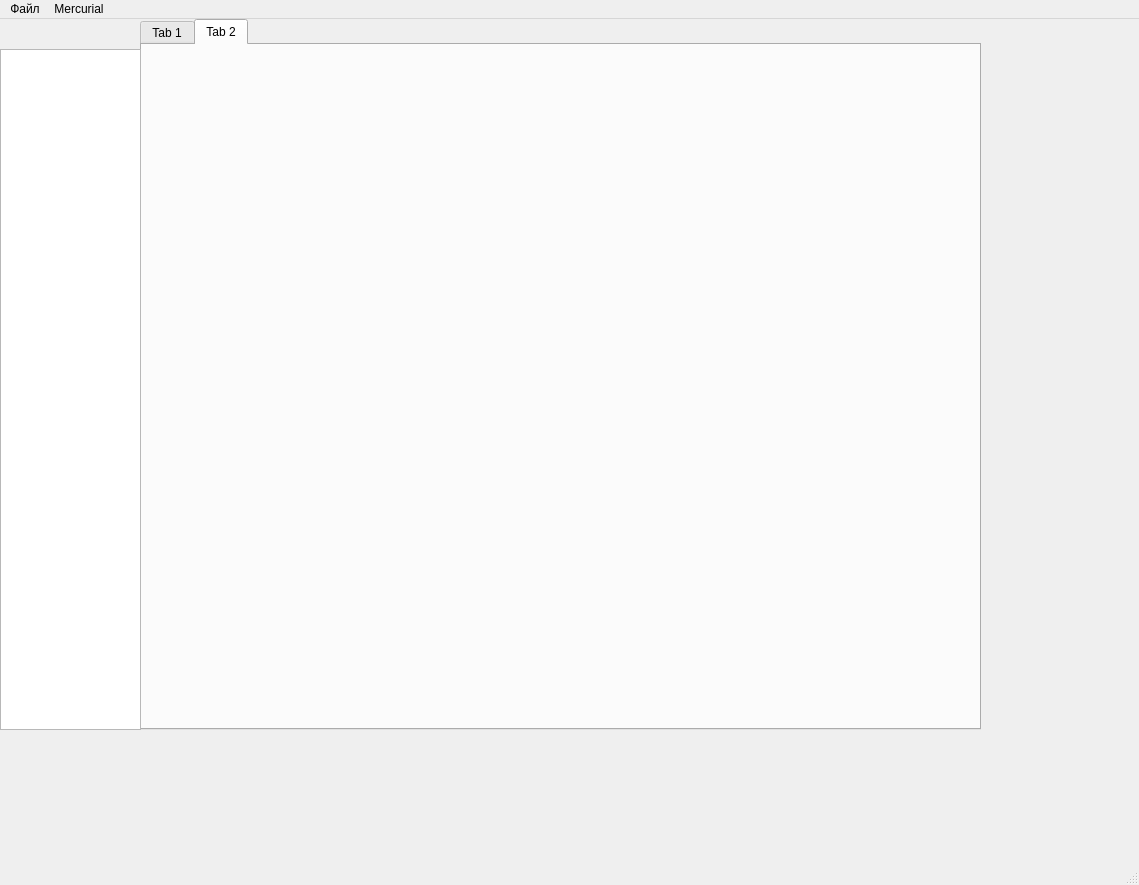
<?xml version="1.0" encoding="UTF-8"?>
<ui version="4.0">
 <class>MainWindow</class>
 <widget class="QMainWindow" name="MainWindow">
  <property name="geometry">
   <rect>
    <x>0</x>
    <y>0</y>
    <width>1139</width>
    <height>885</height>
   </rect>
  </property>
  <property name="windowTitle">
   <string>MainWindow</string>
  </property>
  <widget class="QWidget" name="centralwidget">
   <widget class="QTabWidget" name="tabWidget">
    <property name="geometry">
     <rect>
      <x>140</x>
      <y>0</y>
      <width>841</width>
      <height>711</height>
     </rect>
    </property>
    <property name="currentIndex">
     <number>1</number>
    </property>
    <widget class="QWidget" name="tab">
     <attribute name="title">
      <string>Tab 1</string>
     </attribute>
    </widget>
    <widget class="QWidget" name="tab_2">
     <attribute name="title">
      <string>Tab 2</string>
     </attribute>
    </widget>
   </widget>
   <widget class="QTreeView" name="treeView">
    <property name="enabled">
     <bool>true</bool>
    </property>
    <property name="geometry">
     <rect>
      <x>0</x>
      <y>30</y>
      <width>141</width>
      <height>681</height>
     </rect>
    </property>
   </widget>
  </widget>
  <widget class="QMenuBar" name="menubar">
   <property name="geometry">
    <rect>
     <x>0</x>
     <y>0</y>
     <width>1139</width>
     <height>26</height>
    </rect>
   </property>
   <widget class="QMenu" name="menu">
    <property name="title">
     <string>Файл</string>
    </property>
    <addaction name="action"/>
    <addaction name="action_2"/>
   </widget>
   <widget class="QMenu" name="menuMercurial">
    <property name="title">
     <string>Mercurial</string>
    </property>
    <addaction name="actionPull"/>
    <addaction name="actionPush"/>
   </widget>
   <addaction name="menu"/>
   <addaction name="menuMercurial"/>
  </widget>
  <widget class="QStatusBar" name="statusbar"/>
  <action name="action">
   <property name="text">
    <string>выход</string>
   </property>
  </action>
  <action name="action_2">
   <property name="text">
    <string>Сохранить на диск</string>
   </property>
  </action>
  <action name="actionPull">
   <property name="text">
    <string>Pull</string>
   </property>
   <property name="menuRole">
    <enum>QAction::ApplicationSpecificRole</enum>
   </property>
   <property name="softKeyRole">
    <enum>QAction::NoSoftKey</enum>
   </property>
  </action>
  <action name="actionPush">
   <property name="text">
    <string>Push</string>
   </property>
  </action>
 </widget>
 <resources/>
 <connections/>
</ui>
